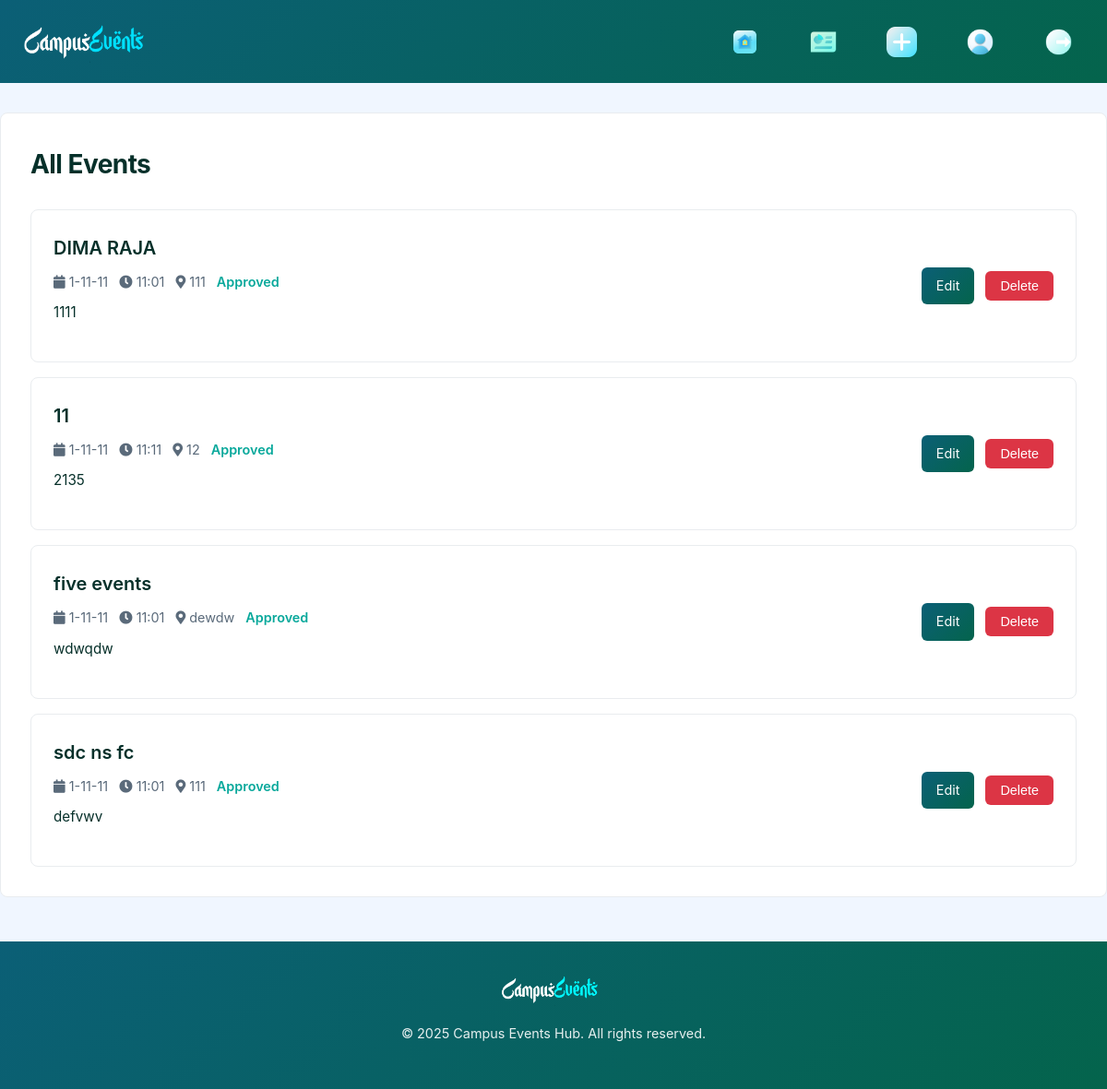
The page /admin/events (signed in) on the database as committed earlier.
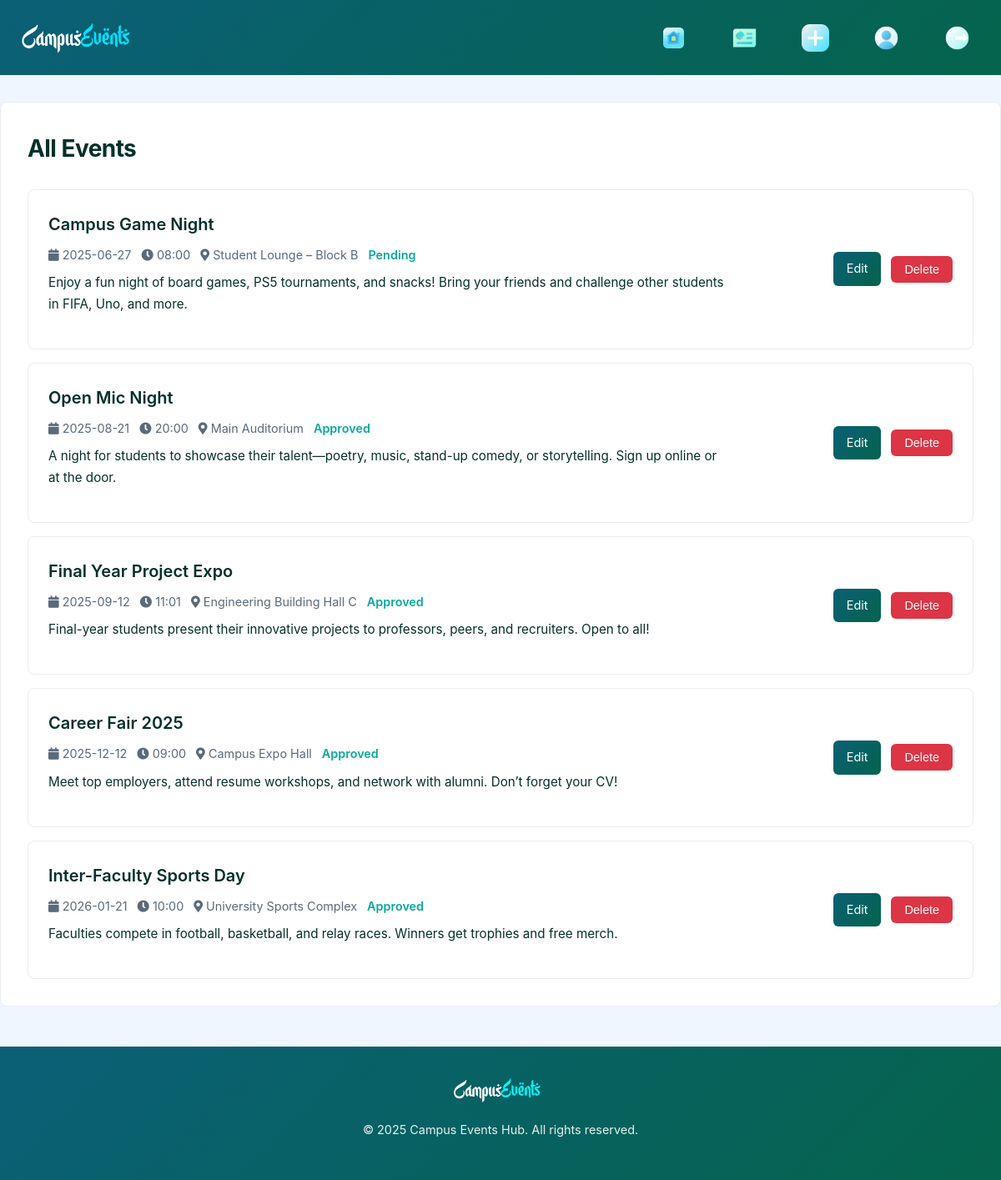
The same page on the database as committed later.
### models.py (models this page shows)
class Event(db.Model):
    __tablename__ = 'event'
    id = db.Column(db.Integer, primary_key=True)
    title = db.Column(db.String(100), nullable=False)
    description = db.Column(db.Text, nullable=False)
    date = db.Column(db.Date, nullable=False)
    time = db.Column(db.Time, nullable=False)
    location = db.Column(db.String(100), nullable=False)
    category = db.Column(db.String(50), nullable=False)
    status = db.Column(db.Enum(EventStatus), default=EventStatus.PENDING)
    user_id = db.Column(db.Integer, db.ForeignKey('user.id'), nullable=False)
    likes = db.relationship('Like', backref='event', lazy=True, cascade='all, delete-orphan')
    rsvps = db.relationship('RSVP', backref='event', lazy=True, cascade='all, delete-orphan')
    notifications = db.relationship('Notification', backref='event', lazy=True, cascade='all, delete-orphan')

### app.py (the view)
@app.route('/admin/events')
@login_required
def all_events():
    if current_user.role != UserRole.ADMIN:
        logger.warning(f"Unauthorized all events access by {current_user.email}")
        abort(403)
    events = Event.query.order_by(Event.date).all()
    role= 'admin' if current_user.role == UserRole.ADMIN else 'user'
    return render_template('all_events.html', events=events,role=role)

### app.py (called while the page is built)
@login_manager.user_loader
def load_user(user_id):
    return User.query.get(int(user_id))

### templates/all_events.html (shortened to what this page needs)
        {% if role == 'admin' %}
    {% extends "admin_base.html" %}
{% else %}
    {% extends "base.html" %}
{% endif %}
{% block css %}
    <link rel="stylesheet" href="{{ url_for('static', filename='css/all_events.css') }}">
{% endblock %}
{% block content %}
    <div class="container">
        <h2>All Events</h2>
        <div class="event-list">
            {% if events %}
                {% for event in events %}
                    <div class="event-card" id="event-card-{{ event.id }}">
                        <div class="event-content">
                            <h3>{{ event.title }}</h3>
                            <div class="event-meta">
                                <span><i class="fas fa-calendar"></i> {{ event.date.strftime('%Y-%m-%d') }}</span>
                                <span><i class="fas fa-clock"></i> {{ event.time.strftime('%H:%M') }}</span>
                                <span><i class="fas fa-map-marker-alt"></i> {{ event.location }}</span>
                                <span class="event-status">{{ event.status.value }}</span>
                            </div>
                            <p>{{ event.description }}</p>
                        </div>
                        <div class="event-actions">
                            <a href="{{ url_for('admin_edit_event', event_id=event.id) }}" class="btn btn-primary">Edit</a>
                            <form action="{{ url_for('delete_event', event_id=event.id) }}" method="POST" class="delete-form">
                                <button type="submit" class="btn btn-danger delete-btn" data-event-id="{{ event.id }}">Delete</button>
                            </form>
                        </div>
                    </div>
                {% endfor %}
            {% else %}
                <div class="no-events">
                    <i class="fas fa-exclamation-circle"></i> No events found.
                </div>
            {% endif %}
        </div>
    </div>
{% endblock %}

Rows that differ between the two databases and show on the page:
added Event: title "Campus Game Night", date "2025-06-27", time "08:00", location "Student Lounge – Block B", status.value "Pending", description "Enjoy a fun night of board games, PS5 tournaments, and snacks! Bring your friends and challenge other students in FIFA, Uno, and more."
changed Event: title "DIMA RAJA" → "Open Mic Night"; date "1-11-11" → "2025-08-21"; time "11:01" → "20:00"; location "111" → "Main Auditorium"; description "1111" → "A night for students to showcase their talent—poetry, music, stand-up comedy, or storytelling. Sign up online or at the door."
changed Event: title "sdc ns fc" → "Final Year Project Expo"; date "1-11-11" → "2025-09-12"; location "111" → "Engineering Building Hall C"; description "defvwv" → "Final-year students present their innovative projects to professors, peers, and recruiters. Open to all!"; moves up the list
changed Event: title "11" → "Career Fair 2025"; date "1-11-11" → "2025-12-12"; time "11:11" → "09:00"; location "12" → "Campus Expo Hall"; description "2135" → "Meet top employers, attend resume workshops, and network with alumni. Don’t forget your CV!"
changed Event: title "five events" → "Inter-Faculty Sports Day"; date "1-11-11" → "2026-01-21"; time "11:01" → "10:00"; location "dewdw" → "University Sports Complex"; description "wdwqdw" → "Faculties compete in football, basketball, and relay races. Winners get trophies and free merch."
